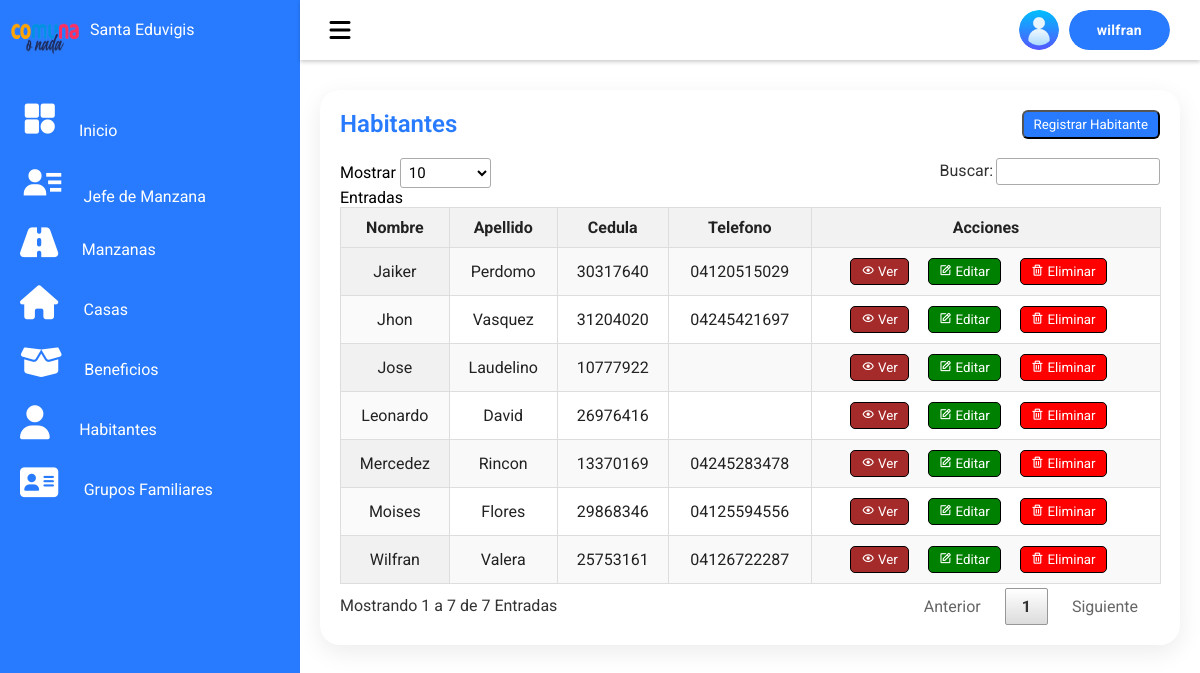
The app's page /php/habitantes.php (signed in) with its own data.
### tables this page shows
CREATE TABLE `personas` (
  `id_persona` int(11) NOT NULL,
  `id_tipo_usuario` int(10) NOT NULL,
  `id_grupo_flia` int(10) DEFAULT NULL,
  `tipo_cedula` enum('Venezolano','Extranjero','Juridico') NOT NULL,
  `cedula` int(8) NOT NULL,
  `serial_carnet_patria` int(10) DEFAULT NULL,
  `codigo_carnet_patria` int(10) DEFAULT NULL,
  `primer_nombre` varchar(50) NOT NULL,
  `segundo_nombre` varchar(50) NOT NULL,
  `primer_apellido` varchar(50) NOT NULL,
  `segundo_apellido` varchar(50) NOT NULL,
  `genero` enum('Hombre','Mujer','Otro') NOT NULL,
  `fecha_nacimiento` date NOT NULL,
  `telefono` varchar(11) NOT NULL,
  `correo` varchar(50) NOT NULL,
  `parentesco` enum('Padre','Madre','Hijo(a)','Hermano(a)','Suegro(a)','Yerno','Nuera') NOT NULL,
  `numero_hijos` int(10) NOT NULL,
  `fecha_registro` date NOT NULL DEFAULT current_timestamp(),
  `status` enum('Activo','Inactivo') NOT NULL
);

### controlador/controlador_habitante/control_habitante.php (the view, shortened to what this page needs)
<link rel="stylesheet" href="../styles/styles.css">
<link rel="stylesheet" type="text/css" href="../styles/jquery.dataTables.css">
<link rel="stylesheet" href="../styles/sweetalert2.min.css">
<?php
include '../controlador/conexion.php';
$sql = "SELECT id_persona, primer_nombre, primer_apellido, cedula, fecha_nacimiento, telefono FROM personas";
$result = $conn->query($sql);
if ($result->num_rows > 0) {
    while ($row = $result->fetch_assoc()) {
        echo "<tr>";
        echo "<td>" . htmlspecialchars($row['primer_nombre']) . "</td>";
        echo "<td>" . htmlspecialchars($row['primer_apellido']) . "</td>";
        echo "<td>" . htmlspecialchars($row['cedula']) . "</td>";
        echo "<td>" . htmlspecialchars($row['telefono']) . "</td>";
        echo "<td>
                    <button class='btn-ver' onclick=\"verDatos(" . htmlspecialchars($row['id_persona']) . ")\"><i class='bx bx-show'></i> Ver</button>
                    <button class='btn-editar' onclick=\"editarRegistro(" . htmlspecialchars($row['id_persona']) . ")\"><i class='bx bx-edit'></i> Editar</button>
                    <button class='btn-eliminar' onclick=\"confirmarEliminar(" . htmlspecialchars($row['id_persona']) . ")\"><i class='bx bx-trash'></i> Eliminar</button>
                </td>";
        echo "</tr>";
    }
} else {
    echo "<tr><td colspan='5'>No se encontraron registros</td></tr>";
}
?>

### styles/styles.css (style rules this page uses)
.btn-ver, .btn-editar, .btn-eliminar { margin-right: 15px; background-color: transparent; color: #fff; border: none; padding: 5px 10px; cursor: pointer; border-radius: 5px; border: 1px solid black; }
.btn-ver { background-color: brown; }
.btn-editar { background-color: green; }
.btn-eliminar { background-color: red; }
table, th, td { border: 1px solid #ddd; }
th, td { padding: 8px; text-align: left; }
tr:nth-child(even) { background-color: #f9f9f9; }
* { margin: 0; padding: 0; box-sizing: border-box; font-family: "Roboto", sans-serif; }
:root { --blue: #287bff; --white: #fff; --grey: #f5f5f5; --black1: #222; --black2: #999; --fondo: #16161a; --titulos: #fffffe; --parrafos: #94a1b2; --botones: #7f5af0; --botontext: #fffffe; --atack: #010101; --principal: #fffffe; --destacar: #7f5af0; --secundary: #72757e; --terceary: #2cb67d; --rojo: #c82333; --azul: #3084f2; }
body { min-height: 100vh; overflow-x: hidden; }
.details .recentRegisters table tr { color: var(--black1); border-bottom: 1px solid rgba(0, 0, 0, 0.1); }
.details .recentRegisters table tr:last-child { border-bottom: none; }
.details .recentRegisters table tr td { padding: 10px; }
.details .recentRegisters table tr td:last-child { text-align: end; }
.details .recentRegisters table tr td:nth-child(2) { text-align: end; }
.details .recentRegisters table tr td:nth-child(3) { text-align: center; }

### php/habitantes.php (style rules this page uses)
#benefitsTable th, #benefitsTable td { border: 1px solid #dddddd; text-align: center; padding: 10px; font-size: 1em; }

### records on screen
personas: primer_nombre "Jhon", primer_apellido "Vasquez", cedula "31204020", telefono "04245421697"
personas: primer_nombre "Moises", primer_apellido "Flores", cedula "29868346", telefono "04125594556"
personas: primer_nombre "Jaiker", primer_apellido "Perdomo", cedula "30317640", telefono "04120515029"
personas: primer_nombre "Wilfran", primer_apellido "Valera", cedula "25753161", telefono "04126722287"
personas: primer_nombre "Mercedez", primer_apellido "Rincon", cedula "13370169", telefono "04245283478"
personas: primer_nombre "Jose", primer_apellido "Laudelino", cedula "10777922"
personas: primer_nombre "Leonardo", primer_apellido "David", cedula "26976416"
